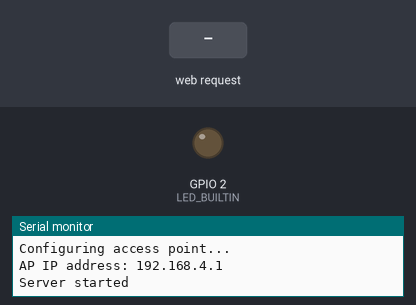
The sketch below on a simulated ESP32. Shown: output pins drawn as LEDs (lit = HIGH), the last lines printed to the serial monitor. The test bench sets the inputs (shaded band). Storage starts empty.

Above: at 1.2 s.
1.3 s: HTTP request GET /H received
At 2.2 s:
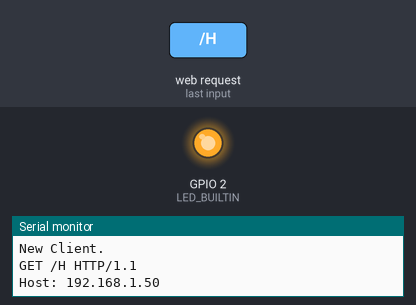
4.3 s: HTTP request GET /L received
At 5.7 s:
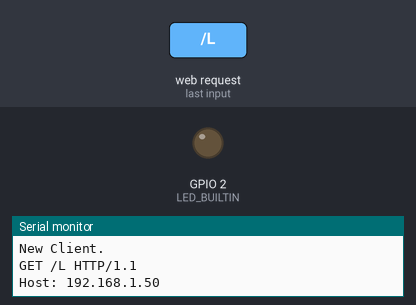
Timing chart, 0 to 7.3 s (numbered marks = the images above; inputs shaded):
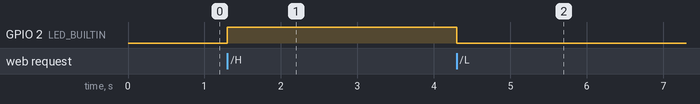

The sketch:

reto_1.0.ino
```cpp
#include <WiFi.h>
#include <WiFiClient.h>
#include <WiFiAP.h>
#define LED_BUILTIN 2   // Set the GPIO pin where you connected your test LED or comment this line out if your dev board has a built-in LED
#include <SPIFFS.h>
// Para SPIFFS
//Serial Peripheral Interface Flash Fail System
// Set these to your desired credentials.
const char *ssid = "RedESPN";
const char *password = "sensores";
WiFiServer server(80);
void setup() {
// para SPIFFS
Serial.begin(115200);
 if(!SPIFFS.begin(true)){
    Serial.println("An Error has occurred while mounting SPIFFS");
    return;
 }
//
  pinMode(LED_BUILTIN, OUTPUT);
 // Serial.begin(115200);
  Serial.println();
  Serial.println("Configuring access point...");
  // You can remove the password parameter if you want the AP to be open.
  WiFi.softAP(ssid, password);
  IPAddress myIP = WiFi.softAPIP();
  Serial.print("AP IP address: ");
  Serial.println(myIP);
  server.begin();
  Serial.println("Server started");
}
void loop() {
  WiFiClient client = server.available();   // listen for incoming clients
  if (client) {                             // if you get a client,
    Serial.println("New Client.");           // print a message out the serial port
    String currentLine = "";                // make a String to hold incoming data from the client
    while (client.connected()) {            // loop while the client's connected
      if (client.available()) {             // if there's bytes to read from the client,
        char c = client.read();             // read a byte, then
        Serial.write(c);                    // print it out the serial monitor
        if (c == '\n') {                    // if the byte is a newline character
          // if the current line is blank, you got two newline characters in a row.
          // that's the end of the client HTTP request, so send a response:
          if (currentLine.length() == 0) {
            // HTTP headers always start with a response code (e.g. HTTP/1.1 200 OK)
            // and a content-type so the client knows what's coming, then a blank line:
            client.println("HTTP/1.1 200 OK");
            client.println("Content-type:text/html");
            client.println();

            // the content of the HTTP response follows the header:
          ///  client.print("Click <a href=\"/H\">here</a> to turn ON the LED.<br>");
          ///  client.print("Click <a href=\"/L\">here</a> to turn OFF the LED.<br>");
            File file = SPIFFS.open("/hello_spiffs_document.txt");
            if(!file){
              client.println("Failed to open file for reading");
              return;
            }
            //client.println("File Content:");
            while(file.available()){
              client.write(file.read());
            }
            file.close();

            // The HTTP response ends with another blank line:
            client.println();

            // break out of the while loop:
            break;
          } else {    // if you got a newline, then clear currentLine:
            currentLine = "";
          }
        } else if (c != '\r') {  // if you got anything else but a carriage return character,
          currentLine += c;      // add it to the end of the currentLine
        }
        // Check to see if the client request was "GET /H" or "GET /L":
        if (currentLine.endsWith("GET /H")) {
          digitalWrite(LED_BUILTIN, HIGH);               // GET /H turns the LED on
        }
        if (currentLine.endsWith("GET /L")) {
          digitalWrite(LED_BUILTIN, LOW);                // GET /L turns the LED off
        }
      }
    }
    // close the connection:
    client.stop();
    Serial.println("Client Disconnected.");
  }
}
```

Measured:
- after the input at 1.3 s, GPIO 2 (LED_BUILTIN): LOW → HIGH at once
- after the input at 4.3 s, GPIO 2 (LED_BUILTIN): HIGH → LOW at once
